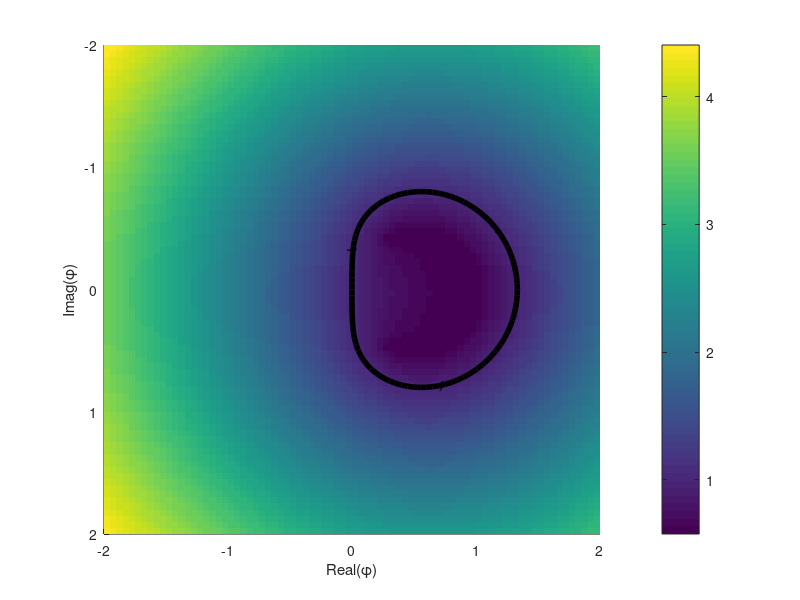
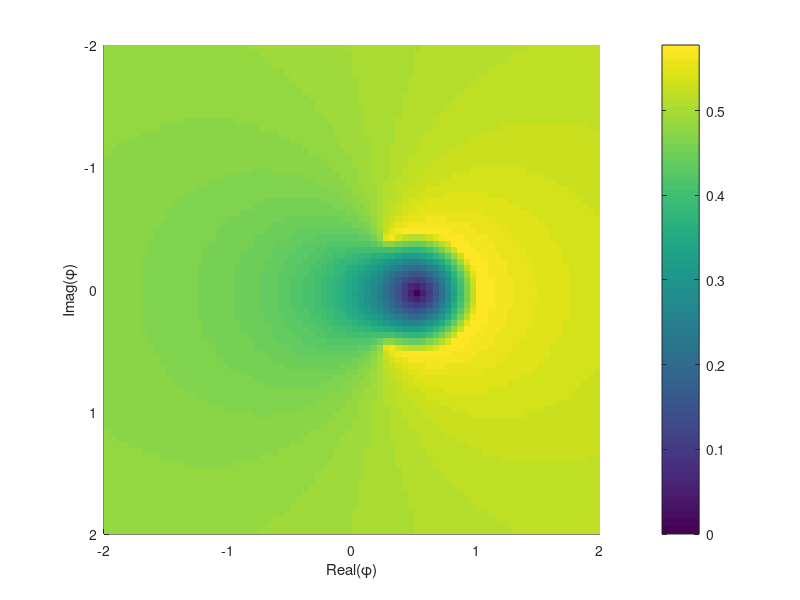

Write MATLAB code to recreate these figures, in order.
% Stability of BDF2/EXT2 scheme

clear
clc
close all

x1 = [-2:0.05:2];
y1 = [-2:0.05:2]*1i;

for i = 1:length(x1)

x = x1(i);
for j = 1:length(y1)
y = y1(j);
phi = x + y;

a = 3.00001;
b = 4*(phi-1);
c = 1-2*phi;

rts = roots([a b c]);
r1(i,j) = rts(1);
r2(i,j) = rts(2);

end

end

real_r = real([r1 r2]);

[l1 l2] = size(real_r);

real_r = reshape(real_r,l1*l2,1);

imag_r = imag([r1 r2]);
imag_r = reshape(imag_r,l1*l2,1);

%h1 = figure;
%plot(real_r,imag_r, 'o')
%ylabel('Imag(G)')
%xlabel('Real(G)')

[X,Y] = meshgrid(x1,y1/1i);
 
h2 = figure;
surf(X,Y,abs(transpose(r1)),'EdgeColor', 'none')
hold on
contour(X,Y,abs(transpose(r1)),[1,1],'LineWidth',4,'LineColor','k','ShowText', 'on')
xlabel('Real(\phi)')
ylabel('Imag(\phi)')
colorbar
view([0 -90])
%xlim([-0.1 1.5])
%ylim([-1 1])
% max(max(abs(r1)))

hold on
h3 = figure;
surf(X,Y,abs(transpose(r2)),'EdgeColor', 'none')
hold on
contour(X,Y,abs(transpose(r2)),[1,1],'LineWidth',4,'LineColor','k','ShowText', 'on')
xlabel('Real(\phi)')
ylabel('Imag(\phi)')
%grid on
colorbar
view([0 -90])
%max(max(abs(r2)))



